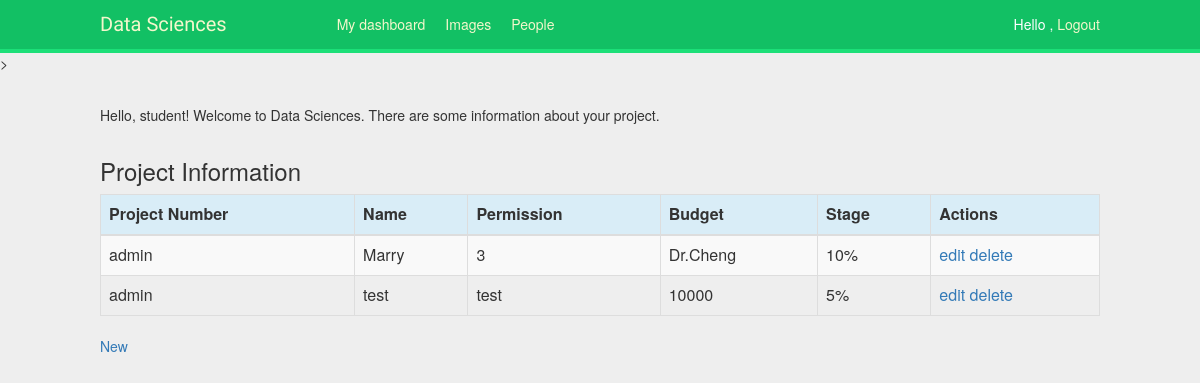
/admin_access/ (signed in), run on the app's committed database.
### admin_access/models.py (models this page shows, shortened)
class Project(models.Model):
    project_id = models.ForeignKey(settings.AUTH_USER_MODEL, on_delete=models.CASCADE)
    name = models.CharField(max_length=50)
    permission = models.CharField (max_length=50)
    budget = models.CharField(max_length=200)
    stage = models.CharField(max_length=50)

### admin_access/views.py (the view)
# urls.py: path('', views.admin_list, name='aa_list'),
@login_required
def admin_list(request, template_name='admin_access/aa_list.html'):
    if request.user.is_superuser:
        project = Project.objects.all()
    else:
        project = Project.objects.filter(user=request.user)
    data = {}
    data['object_list'] = project
    return render(request, template_name, data)

### admin_access/templates/admin_access/aa_list.html (shortened to what this page needs)
{% extends "base.html" %}
{% load staticfiles %}
{% block content %}
<head>
     <link rel="stylesheet" href="https://maxcdn.bootstrapcdn.com/bootstrap/3.3.4/css/bootstrap.min.css">
</head>
<body>
<p>Hello, student! Welcome to Data Sciences. There are some information about your project.</p>
<div class="row">
        <h3 style="padding-left: 15Px">Project Information</h3>
</div>
<table class="table table-striped table-bordered table-hover">
    <thead>
    <tr class="bg-info">
        <th>Project Number</th>
        <th>Name</th>
        <th>Permission</th>
        <th>Budget</th>
        <th>Stage</th>
        <th>Actions</th>
    </tr>
    </thead>
    <tbody>
    {% for project in object_list %}
    <tr>
        <td>{{ project.project_id }}</td>
        <td>{{ project.name }}</td>
        <td>{{ project.permission }}</td>
        <td>{{ project.budget }}</td>
        <td>{{ project.stage }}</td>
        <td><a href="{% url 'admin_access:project_edit' project.id %}">edit</a>
        <a href="{% url 'admin_access:project_delete' project.id %}">delete</a></td>
    </tr>
    {% endfor %}
    </tbody>
</table>
<a href="{% url 'admin_access:project_new' %}">New</a>
</body>
{% endblock %}

### student_access/static/css/base.css (style rules this page uses)
body { margin:0; padding:0; font-family:helvetica, sans-serif; }
p { line-height: 1.8; }
a { color:#12c064; text-decoration:none; }
h1, h2, h3, h4, h5 , h6 { font-family: 'Muli', sans-serif; font-weight:normal; }

### admin_access/templates/admin_access/aa_list.html (style rules this page uses)
body { background-color: #eee; }

### data on the page
Project: project_id "admin", name "Marry", permission "3", budget "Dr.Cheng", stage "10%"
Project: project_id "admin", name "test", permission "test", budget "10000", stage "5%"
